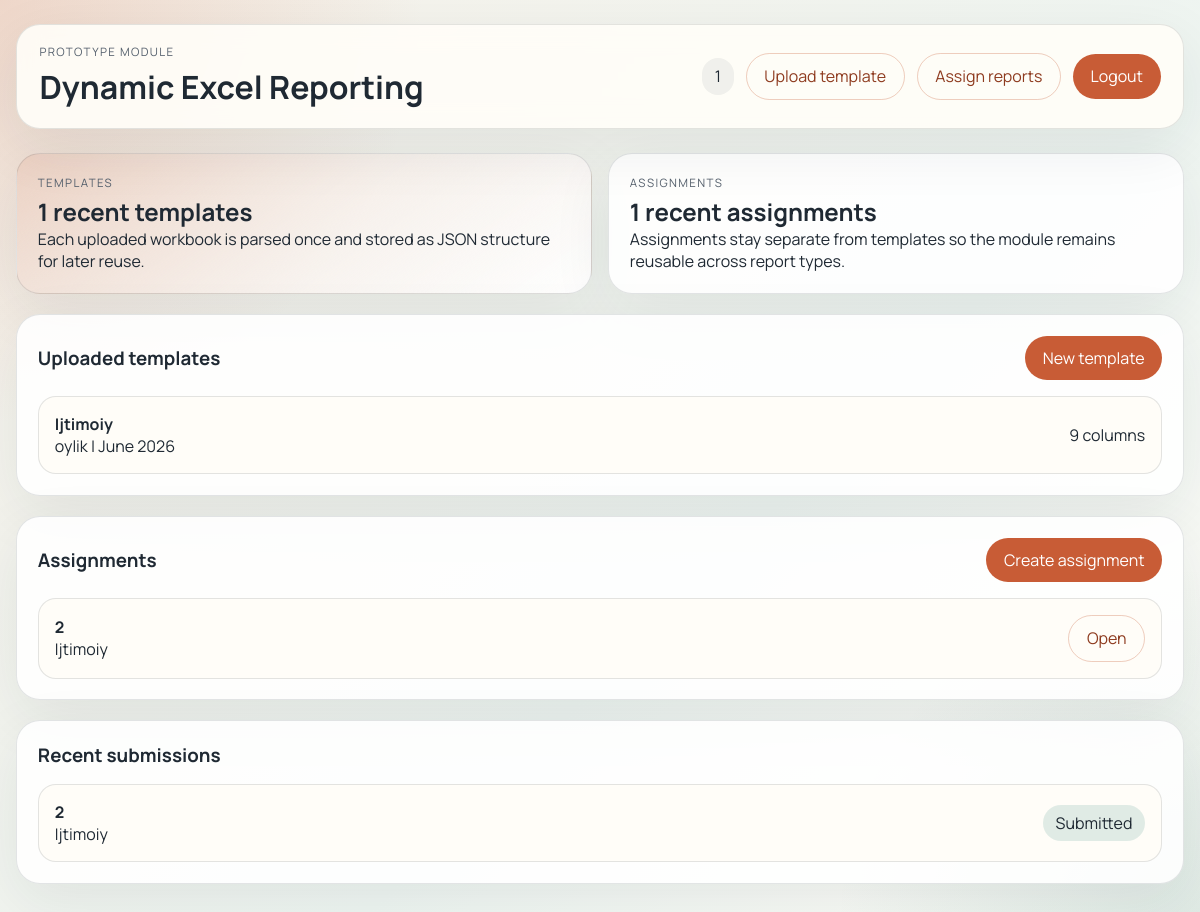
The app's page / (signed in) with its own data.
### reports/models.py (models this page shows, shortened)
class ReportTemplate(models.Model):
    name = models.CharField(max_length=255)
    report_type = models.CharField(max_length=100)
    reporting_month = models.DateField(default=timezone.now)
    excel_file = models.FileField(
        upload_to='report_templates/%Y/%m/',
        validators=[FileExtensionValidator(allowed_extensions=['xlsx', 'xlsm'])],
    )
    structure = models.JSONField(default=dict, blank=True)
    created_by = models.ForeignKey(
        settings.AUTH_USER_MODEL,
        on_delete=models.SET_NULL,
        null=True,
        blank=True,
        related_name='created_report_templates',
    )
    created_at = models.DateTimeField(auto_now_add=True)
    updated_at = models.DateTimeField(auto_now=True)
    class Meta:
        ordering = ['-reporting_month', '-created_at']
    @property
    def column_count(self):
        return len(self.structure.get('columns', []))

class ReportAssignment(models.Model):
    template = models.ForeignKey(ReportTemplate, on_delete=models.CASCADE, related_name='assignments')
    assignee = models.ForeignKey(settings.AUTH_USER_MODEL, on_delete=models.CASCADE, related_name='report_assignments')
    assigned_by = models.ForeignKey(
        settings.AUTH_USER_MODEL,
        on_delete=models.SET_NULL,
        null=True,
        blank=True,
        related_name='assigned_reports',
    )
    due_date = models.DateField(null=True, blank=True)
    created_at = models.DateTimeField(auto_now_add=True)
    class Meta:
        ordering = ['-created_at']
        constraints = [
            models.UniqueConstraint(fields=['template', 'assignee'], name='unique_template_assignee'),
        ]

class ReportSubmission(models.Model):
    class Status(models.TextChoices):
        DRAFT = 'draft', 'Draft'
        SUBMITTED = 'submitted', 'Submitted'
    assignment = models.OneToOneField(ReportAssignment, on_delete=models.CASCADE, related_name='submission')
    submitted_data = models.JSONField(default=list, blank=True)
    status = models.CharField(max_length=20, choices=Status.choices, default=Status.DRAFT)
    metadata = models.JSONField(default=dict, blank=True)
    submitted_at = models.DateTimeField(null=True, blank=True)
    updated_at = models.DateTimeField(auto_now=True)
    class Meta:
        ordering = ['-updated_at']

### reports/views.py (the view)
# urls.py: path('', views.dashboard, name='dashboard'),
@login_required
def dashboard(request):
    if request.user.is_staff:
        context = {
            'templates': ReportTemplate.objects.prefetch_related('assignments')[:10],
            'assignments': ReportAssignment.objects.select_related('template', 'assignee')[:12],
            'submissions': ReportSubmission.objects.select_related('assignment', 'assignment__template', 'assignment__assignee')[:12],
        }
    else:
        context = {
            'assignments': ReportAssignment.objects.filter(assignee=request.user).select_related('template').prefetch_related('submission'),
        }
    return render(request, 'reports/dashboard.html', context)

### reports/templates/reports/dashboard.html (shortened to what this page needs)
{% extends 'reports/base.html' %}
{% block content %}
{% if user.is_staff %}
    <section class="hero-grid">
        <article class="hero-card accent">
            <p class="eyebrow">Templates</p>
            <h2>{{ templates|length }} recent templates</h2>
            <p>Each uploaded workbook is parsed once and stored as JSON structure for later reuse.</p>
        </article>
        <article class="hero-card">
            <p class="eyebrow">Assignments</p>
            <h2>{{ assignments|length }} recent assignments</h2>
            <p>Assignments stay separate from templates so the module remains reusable across report types.</p>
        </article>
    </section>
    <section class="panel">
        <div class="panel-heading">
            <h3>Uploaded templates</h3>
            <a class="button" href="{% url 'reports:template_upload' %}">New template</a>
        </div>
        <div class="data-list">
            {% for template in templates %}
                <article class="data-row">
                    <div>
                        <strong>{{ template.name }}</strong>
                        <p>{{ template.report_type }} | {{ template.reporting_month|date:'F Y' }}</p>
                    </div>
                    <span>{{ template.column_count }} columns</span>
                </article>
            {% empty %}
                <p>No templates uploaded yet.</p>
            {% endfor %}
        </div>
    </section>
    <section class="panel">
        <div class="panel-heading">
            <h3>Assignments</h3>
            <a class="button" href="{% url 'reports:assignment_create' %}">Create assignment</a>
        </div>
        <div class="data-list">
            {% for assignment in assignments %}
                <article class="data-row">
                    <div>
                        <strong>{{ assignment.assignee.username }}</strong>
                        <p>{{ assignment.template.name }}</p>
                    </div>
                    <a class="button ghost" href="{% url 'reports:submission_editor' assignment.id %}">Open</a>
                </article>
            {% empty %}
                <p>No assignments yet.</p>
            {% endfor %}
        </div>
    </section>
    <section class="panel">
        <div class="panel-heading">
            <h3>Recent submissions</h3>
        </div>
        <div class="data-list">
            {% for submission in submissions %}
                <article class="data-row">
                    <div>
                        <strong>{{ submission.assignment.assignee.username }}</strong>
                        <p>{{ submission.assignment.template.name }}</p>
                    </div>
                    <span class="status {{ submission.status }}">{{ submission.get_status_display }}</span>
                </article>
            {% empty %}
                <p>No submissions yet.</p>
            {% endfor %}
        </div>
    </section>
{% endif %}
{% endblock %}

### reports/templates/reports/base.html (shortened to what this page needs)
{% load static %}
<!DOCTYPE html>
<html lang="en">
<head>
    <link rel="stylesheet" href="{% static 'reports/reports.css' %}">
</head>
<body>
    <div class="shell">
        <header class="topbar">
            <div>
                <p class="eyebrow">Prototype Module</p>
                <h1><a href="{% url 'reports:dashboard' %}">Dynamic Excel Reporting</a></h1>
            </div>
            <nav>
                {% if user.is_authenticated %}
                    <span class="user-pill">{{ user.username }}</span>
                    {% if user.is_staff %}
                        <a class="button ghost" href="{% url 'reports:template_upload' %}">Upload template</a>
                        <a class="button ghost" href="{% url 'reports:assignment_create' %}">Assign reports</a>
                    {% endif %}
                    <form method="post" action="{% url 'logout' %}">
                        <button class="button" type="submit">Logout</button>
                    </form>
                {% endif %}
            </nav>
        </header>
        <main>
            {% block content %}{% endblock %}
        </main>
    </div>
</body>
</html>

### reports/static/reports/reports.css (style rules this page uses)
:root { --bg: #f4efe7; --panel: rgba(255, 255, 255, 0.88); --panel-strong: #fffdf8; --ink: #1f2933; --muted: #55606d; --line: rgba(31, 41, 51, 0.12); --accent: #c85c36; --accent-dark: #8e3b1f; --soft: #fde9dc; }
* { box-sizing: border-box; }
body { margin: 0; font-family: 'Manrope', sans-serif; color: var(--ink); background: radial-gradient(circle at top left, rgba(200, 92, 54, 0.18), transparent 28%), radial-gradient(circle at bottom right, rgba(52, 132, 122, 0.16), transparent 24%), linear-gradient(135deg, #f7f2ea, #eef5f1 60%, #fffdf8); }
a { color: inherit; text-decoration: none; }
.shell { width: min(1180px, calc(100% - 2rem)); margin: 0 auto; padding: 1.5rem 0 3rem; }
.topbar, .panel, .hero-card, .message { border: 1px solid var(--line); box-shadow: 0 18px 60px rgba(31, 41, 51, 0.08); }
.topbar { display: flex; gap: 1rem; justify-content: space-between; align-items: center; padding: 1.2rem 1.4rem; border-radius: 24px; background: rgba(255, 253, 248, 0.92); backdrop-filter: blur(12px); }
.topbar nav, .actions, .data-row, .panel-heading { display: flex; gap: 0.75rem; align-items: center; }
.topbar nav { flex-wrap: wrap; justify-content: flex-end; }
.eyebrow { text-transform: uppercase; letter-spacing: 0.12em; font-size: 0.72rem; color: var(--muted); margin: 0 0 0.35rem; }
h1, h2, h3, p { margin: 0; }
main { display: grid; gap: 1.25rem; margin-top: 1.5rem; }
.hero-grid { display: grid; grid-template-columns: repeat(auto-fit, minmax(260px, 1fr)); gap: 1rem; }
.hero-card, .panel { background: var(--panel); border-radius: 24px; padding: 1.3rem; }
.hero-card.accent { background: linear-gradient(145deg, rgba(200, 92, 54, 0.12), rgba(255, 255, 255, 0.92)); }
.panel-heading { justify-content: space-between; margin-bottom: 1rem; }
.data-list { display: grid; gap: 0.85rem; }
.data-row { justify-content: space-between; padding: 1rem; border-radius: 18px; background: var(--panel-strong); border: 1px solid var(--line); }
.button, button, input, select, textarea { font: inherit; }
.button, button[type='submit'] { border: 0; border-radius: 999px; padding: 0.7rem 1.1rem; cursor: pointer; background: var(--accent); color: white; }
.button.ghost { background: transparent; color: var(--accent-dark); border: 1px solid rgba(200, 92, 54, 0.3); }
.user-pill, .status { display: inline-flex; align-items: center; padding: 0.45rem 0.8rem; border-radius: 999px; background: rgba(31, 41, 51, 0.06); }
.status.submitted { background: rgba(52, 132, 122, 0.15); }

### records on screen
ReportTemplate: name "Ijtimoiy", report_type "oylik", reporting_month "June 2026", column_count "9"
ReportAssignment: assignee.username "2", template.name "Ijtimoiy"
ReportSubmission: assignment.assignee.username "2", assignment.template.name "Ijtimoiy", status "Submitted"

### other values on screen
{{ user.username }} "1"
{{ templates|length }} "1"
{{ assignments|length }} "1"
